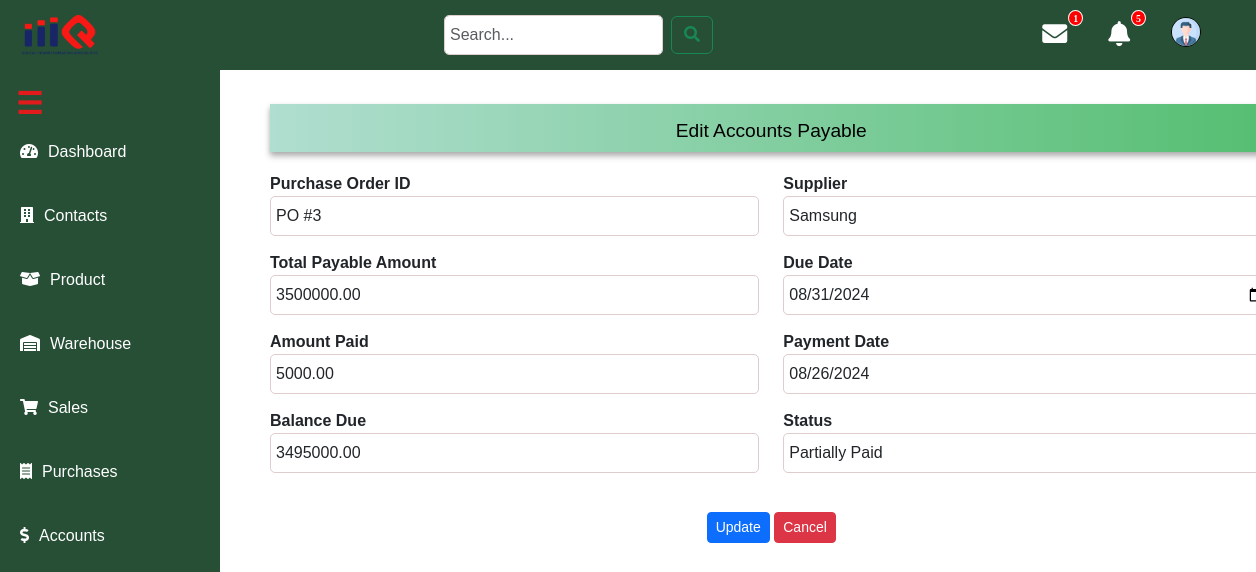
Screenshot of /edit_accounts_payable/2/ with the database file from the repository.
### IMS_Admin/models.py (models this page shows, shortened)
class AccountsPayable(models.Model):
    STATUS_CHOICES = [
        ('Pending', 'Pending'),
        ('Paid', 'Paid'),
        ('Partially Paid', 'Partially Paid'),
        ('Overdue', 'Overdue'),
    ]
    supplier = models.ForeignKey('Supplier', on_delete=models.CASCADE)
    purchase_order = models.ForeignKey('PurchaseOrder', on_delete=models.CASCADE)
    total_payable_amount = models.DecimalField(max_digits=15, decimal_places=2)
    balance_due = models.DecimalField(max_digits=15, decimal_places=2)
    amount_paid = models.DecimalField(max_digits=15, decimal_places=2, default=0.00)
    due_date = models.DateField()
    payment_date = models.DateField(null=True, blank=True)
    status = models.CharField(max_length=20, choices=STATUS_CHOICES, default='Pending')

class Supplier(models.Model):
    BUSINESS_TYPES = (
        ('Private Limited Company', 'Private Limited Company'),
        ('Public Limited Company', 'Public Limited Company'),
        ('Partnership', 'Partnership'),
        ('Sole Proprietorship', 'Sole Proprietorship'),
        ('Limited Liability Partnership (LLP)', 'Limited Liability Partnership (LLP)')
    )
    name = models.CharField(max_length=100, unique=True)
    email = models.EmailField()
    contact_number = models.CharField(max_length=15)
    gstin_number = models.CharField(max_length=15)
    pan_number = models.CharField(max_length=10)
    address = models.TextField()
    bank_account_number = models.CharField(max_length=20)
    ifsc_code = models.CharField(max_length=20)
    bank_name = models.CharField(max_length=100)
    business_type = models.CharField(max_length=50, choices=BUSINESS_TYPES)
    business_license_number = models.CharField(max_length=50)
    is_manufacturer = models.BooleanField(default=False)

### IMS_Admin/views.py (the view, shortened to what this page needs)
# urls.py: path('edit_accounts_payable/<int:id>/', edit_accounts_payable, name="edit_accounts_payable"),
def edit_accounts_payable(request, id):
    accounts_payable = get_object_or_404(AccountsPayable, id=id)
    purchase_orders = PurchaseOrder.objects.all()
    suppliers = Supplier.objects.all()
    context = {
        'accounts_payable': accounts_payable,
        'purchase_orders': purchase_orders,
        'suppliers': suppliers
    }
    return render(request, 'IMS_admin/edit_accounts_payable.html', context)

### IMS_Admin/context_processor.py (called while the page is built, shortened)
def session_data(request):
    user_data = {
        'userid': None,
        'username': None,
        'emailid': None,
        'department': None,
        'phone_number': None,
        'first_name': None,  # Adding first name separately for your use in templates
    }
    return {'emp': user_data}

### templates/IMS_admin/edit_accounts_payable.html (shortened to what this page needs)
{% include 'base/base.html' %}
{% load static %}
{% block content %}
<div class="container">
    <h4 class="section-title">Edit Accounts Payable</h4>
    <form id="editPayableForm" method="POST" action="{% url 'edit_accounts_payable' accounts_payable.id %}">
        <div class="row">
            <div class="col-md-6">
                <div class="form-group">
                    <label for="purchase_order">Purchase Order ID</label>
                    <select class="form-control" id="purchase_order" name="purchase_order" required>
                        {% for purchase_order in purchase_orders %}
                        <option value="{{ purchase_order.id }}"
                                {% if purchase_order.id == accounts_payable.purchase_order.id %} selected {% endif %}
                                data-suppliername="{{ purchase_order.supplier.name }}"
                                data-supplierid="{{ purchase_order.supplier.id }}"
                                data-totalpayable="{{ purchase_order.total_amount }}"
                                data-duedate="{{ purchase_order.due_date|date:'Y-m-d' }}">
                            PO #{{ purchase_order.id }}
                        </option>
                        {% endfor %}
                    </select>
                </div>
                <div class="form-group">
                    <label for="total_payable_amount">Total Payable Amount</label>
                    <input type="number" class="form-control" id="total_payable_amount" name="total_payable_amount" value="{{ accounts_payable.total_payable_amount }}" readonly>
                </div>
                <div class="form-group">
                    <label for="amount_paid">Amount Paid</label>
                    <input type="number" class="form-control" id="amount_paid" name="amount_paid" value="{{ accounts_payable.amount_paid }}" required oninput="calculateBalance()">
                </div>
                <div class="form-group">
                    <label for="balance_due">Balance Due</label>
                    <input type="number" class="form-control" id="balance_due" name="balance_due" value="{{ accounts_payable.balance_due }}" readonly>
                </div>
            </div>
            <div class="col-md-6">
                <div class="form-group">
                    <label for="supplier">Supplier</label>
                    <input type="text" class="form-control" id="supplier" name="supplier" value="{{ accounts_payable.supplier.name }}" readonly>
                </div>
                <div class="form-group">
                    <label for="due_date">Due Date</label>
                    <input type="date" class="form-control" id="due_date" name="due_date" value="{{ accounts_payable.due_date|date:'Y-m-d' }}">
                </div>
                <div class="form-group">
                    <label for="payment_date">Payment Date</label>
                    <input type="date" class="form-control" id="payment_date" name="payment_date" value="{{ accounts_payable.payment_date|date:'Y-m-d' }}" readonly>
                </div>
                <div class="form-group">
                    <label for="status">Status</label>
                    <select class="form-control" id="status" name="status" required>
                        <option value="Partially Paid" {% if accounts_payable.status == 'Partially Paid' %} selected {% endif %}>Partially Paid</option>
                    </select>
                </div>
            </div>
        </div>
        <div class="col-md-12 mt-4">
            <div class="buttons">
                <button type="submit" class="btn btn-sm btn-primary mr-2">Update</button>
                <a href="{% url 'stock' %}" class="btn btn-sm btn-danger">Cancel</a>
            </div>
        </div>
    </form>
</div>
{% endblock %}

### static/css/base/base.css (style rules this page uses)
body { font-family: "Arial", sans-serif; margin: 0; padding: 0; }
body, .sidebar { -ms-overflow-style: none; scrollbar-width: none; }
.container { margin-left: 250px; padding: 20px; transition: all 0.3s ease; }

### templates/IMS_admin/edit_accounts_payable.html (style rules this page uses)
.form-group { margin-bottom: 15px; }
label { font-weight: bold; }
.form-control { border-radius: 5px; height: 40px; border: 1px solid #dfcdcd; background-color: #ffffff; transition: border-color 0.2s ease-in-out; padding: 5px; }
.container { margin-top: 60px; margin-bottom: 20px; width: calc(100% - 17%); padding: 20px; overflow-y: auto; max-height: 600px; }
.buttons { text-align: center; margin-top: 20px; }
.section-title { font-size: 1.2em; color: #000000; background: linear-gradient(90deg, rgb(176, 222, 208) 0%, rgb(85, 190, 113) 100%); padding-bottom: 10px; padding-top: 1.5%; margin-bottom: 20px; box-shadow: 0px 4px 6px rgba(73, 70, 70, 0.433), 0px 1px 3px rgba(95, 102, 126, 0.08); text-align: center; }

### rows the page displays
AccountsPayable: purchase_order "PO #3", total_payable_amount "3500000.00", amount_paid "5000.00", balance_due "3495000.00", supplier "Samsung", due_date "08/31/2024", payment_date "08/26/2024", status "Partially Paid"
